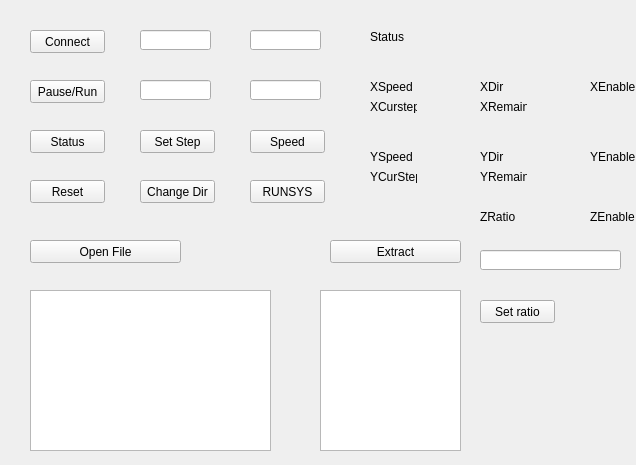
<?xml version="1.0" encoding="UTF-8"?>
<ui version="4.0">
 <class>MainWindow</class>
 <widget class="QMainWindow" name="MainWindow">
  <property name="geometry">
   <rect>
    <x>0</x>
    <y>0</y>
    <width>636</width>
    <height>465</height>
   </rect>
  </property>
  <property name="sizePolicy">
   <sizepolicy hsizetype="Fixed" vsizetype="Fixed">
    <horstretch>0</horstretch>
    <verstretch>0</verstretch>
   </sizepolicy>
  </property>
  <property name="windowTitle">
   <string>MainWindow</string>
  </property>
  <property name="windowOpacity">
   <double>1.000000000000000</double>
  </property>
  <widget class="QWidget" name="centralWidget">
   <widget class="QPushButton" name="runBtn">
    <property name="geometry">
     <rect>
      <x>30</x>
      <y>80</y>
      <width>75</width>
      <height>23</height>
     </rect>
    </property>
    <property name="text">
     <string>Pause/Run</string>
    </property>
   </widget>
   <widget class="QPushButton" name="stepBtn">
    <property name="geometry">
     <rect>
      <x>140</x>
      <y>130</y>
      <width>75</width>
      <height>23</height>
     </rect>
    </property>
    <property name="text">
     <string>Set Step</string>
    </property>
   </widget>
   <widget class="QPushButton" name="resetBtn">
    <property name="geometry">
     <rect>
      <x>30</x>
      <y>180</y>
      <width>75</width>
      <height>23</height>
     </rect>
    </property>
    <property name="text">
     <string>Reset</string>
    </property>
   </widget>
   <widget class="QPushButton" name="speedBtn">
    <property name="geometry">
     <rect>
      <x>250</x>
      <y>130</y>
      <width>75</width>
      <height>23</height>
     </rect>
    </property>
    <property name="text">
     <string>Speed</string>
    </property>
   </widget>
   <widget class="QLineEdit" name="stepLineEdit">
    <property name="geometry">
     <rect>
      <x>140</x>
      <y>30</y>
      <width>71</width>
      <height>20</height>
     </rect>
    </property>
   </widget>
   <widget class="QLineEdit" name="speedLineEdit">
    <property name="geometry">
     <rect>
      <x>250</x>
      <y>30</y>
      <width>71</width>
      <height>20</height>
     </rect>
    </property>
   </widget>
   <widget class="QPushButton" name="dirBtn">
    <property name="geometry">
     <rect>
      <x>140</x>
      <y>180</y>
      <width>75</width>
      <height>23</height>
     </rect>
    </property>
    <property name="text">
     <string>Change Dir</string>
    </property>
   </widget>
   <widget class="QPushButton" name="connBtn">
    <property name="geometry">
     <rect>
      <x>30</x>
      <y>30</y>
      <width>75</width>
      <height>23</height>
     </rect>
    </property>
    <property name="text">
     <string>Connect</string>
    </property>
   </widget>
   <widget class="QPushButton" name="statusBtn">
    <property name="geometry">
     <rect>
      <x>30</x>
      <y>130</y>
      <width>75</width>
      <height>23</height>
     </rect>
    </property>
    <property name="text">
     <string>Status</string>
    </property>
   </widget>
   <widget class="QLabel" name="XlabelSpeed">
    <property name="geometry">
     <rect>
      <x>370</x>
      <y>80</y>
      <width>47</width>
      <height>13</height>
     </rect>
    </property>
    <property name="text">
     <string>XSpeed</string>
    </property>
   </widget>
   <widget class="QLabel" name="XlabelDir">
    <property name="geometry">
     <rect>
      <x>480</x>
      <y>80</y>
      <width>47</width>
      <height>13</height>
     </rect>
    </property>
    <property name="text">
     <string>XDir</string>
    </property>
   </widget>
   <widget class="QLabel" name="XlabelEnable">
    <property name="geometry">
     <rect>
      <x>590</x>
      <y>80</y>
      <width>47</width>
      <height>13</height>
     </rect>
    </property>
    <property name="text">
     <string>XEnable</string>
    </property>
   </widget>
   <widget class="QLabel" name="XlabelCur">
    <property name="geometry">
     <rect>
      <x>370</x>
      <y>100</y>
      <width>47</width>
      <height>13</height>
     </rect>
    </property>
    <property name="text">
     <string>XCurstep</string>
    </property>
   </widget>
   <widget class="QLabel" name="XlabelRemain">
    <property name="geometry">
     <rect>
      <x>480</x>
      <y>100</y>
      <width>47</width>
      <height>13</height>
     </rect>
    </property>
    <property name="text">
     <string>XRemain</string>
    </property>
   </widget>
   <widget class="QPushButton" name="OpenButton">
    <property name="geometry">
     <rect>
      <x>30</x>
      <y>240</y>
      <width>151</width>
      <height>23</height>
     </rect>
    </property>
    <property name="text">
     <string>Open File</string>
    </property>
   </widget>
   <widget class="QPushButton" name="pushButton">
    <property name="geometry">
     <rect>
      <x>330</x>
      <y>240</y>
      <width>131</width>
      <height>23</height>
     </rect>
    </property>
    <property name="text">
     <string>Extract</string>
    </property>
   </widget>
   <widget class="QTextEdit" name="textEdit">
    <property name="geometry">
     <rect>
      <x>30</x>
      <y>290</y>
      <width>241</width>
      <height>161</height>
     </rect>
    </property>
   </widget>
   <widget class="QTextEdit" name="textExtract">
    <property name="geometry">
     <rect>
      <x>320</x>
      <y>290</y>
      <width>141</width>
      <height>161</height>
     </rect>
    </property>
   </widget>
   <widget class="QLabel" name="YlabelRemain">
    <property name="geometry">
     <rect>
      <x>480</x>
      <y>170</y>
      <width>47</width>
      <height>13</height>
     </rect>
    </property>
    <property name="text">
     <string>YRemain</string>
    </property>
   </widget>
   <widget class="QLabel" name="YlabelCur">
    <property name="geometry">
     <rect>
      <x>370</x>
      <y>170</y>
      <width>47</width>
      <height>13</height>
     </rect>
    </property>
    <property name="text">
     <string>YCurStep</string>
    </property>
   </widget>
   <widget class="QLabel" name="YlabelSpeed">
    <property name="geometry">
     <rect>
      <x>370</x>
      <y>150</y>
      <width>47</width>
      <height>13</height>
     </rect>
    </property>
    <property name="text">
     <string>YSpeed</string>
    </property>
   </widget>
   <widget class="QLabel" name="YlabelEnable">
    <property name="geometry">
     <rect>
      <x>590</x>
      <y>150</y>
      <width>47</width>
      <height>13</height>
     </rect>
    </property>
    <property name="text">
     <string>YEnable</string>
    </property>
   </widget>
   <widget class="QLabel" name="YlabelDir">
    <property name="geometry">
     <rect>
      <x>480</x>
      <y>150</y>
      <width>47</width>
      <height>13</height>
     </rect>
    </property>
    <property name="text">
     <string>YDir</string>
    </property>
   </widget>
   <widget class="QLineEdit" name="mNumLineEdit">
    <property name="geometry">
     <rect>
      <x>250</x>
      <y>80</y>
      <width>71</width>
      <height>20</height>
     </rect>
    </property>
   </widget>
   <widget class="QLabel" name="statusLabel">
    <property name="geometry">
     <rect>
      <x>370</x>
      <y>30</y>
      <width>47</width>
      <height>13</height>
     </rect>
    </property>
    <property name="text">
     <string>Status</string>
    </property>
   </widget>
   <widget class="QLineEdit" name="dirLineEdit">
    <property name="geometry">
     <rect>
      <x>140</x>
      <y>80</y>
      <width>71</width>
      <height>20</height>
     </rect>
    </property>
   </widget>
   <widget class="QPushButton" name="runDrawBtn">
    <property name="geometry">
     <rect>
      <x>250</x>
      <y>180</y>
      <width>75</width>
      <height>23</height>
     </rect>
    </property>
    <property name="text">
     <string>RUNSYS</string>
    </property>
   </widget>
   <widget class="QLabel" name="ZlabelEnable">
    <property name="geometry">
     <rect>
      <x>590</x>
      <y>210</y>
      <width>47</width>
      <height>13</height>
     </rect>
    </property>
    <property name="text">
     <string>ZEnable</string>
    </property>
   </widget>
   <widget class="QLabel" name="ZlabelRatio">
    <property name="geometry">
     <rect>
      <x>480</x>
      <y>210</y>
      <width>47</width>
      <height>13</height>
     </rect>
    </property>
    <property name="text">
     <string>ZRatio</string>
    </property>
   </widget>
   <widget class="QPushButton" name="ZRatioBtn">
    <property name="geometry">
     <rect>
      <x>480</x>
      <y>300</y>
      <width>75</width>
      <height>23</height>
     </rect>
    </property>
    <property name="text">
     <string>Set ratio</string>
    </property>
   </widget>
   <widget class="QLineEdit" name="ZRatioLineEdit">
    <property name="geometry">
     <rect>
      <x>480</x>
      <y>250</y>
      <width>141</width>
      <height>20</height>
     </rect>
    </property>
   </widget>
  </widget>
 </widget>
 <layoutdefault spacing="6" margin="11"/>
 <resources/>
 <connections/>
</ui>
